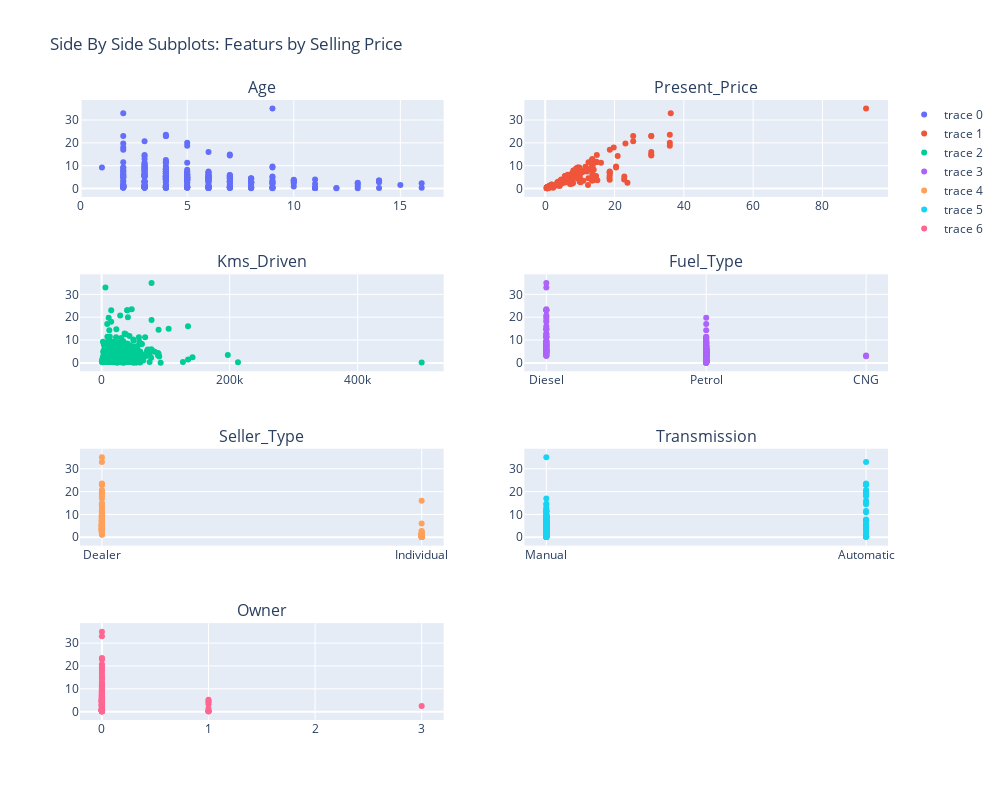

This figure's notebook cell:
### Code cell
Column_list = ('Age', 'Present_Price', 'Kms_Driven', 'Fuel_Type', 'Seller_Type', 'Transmission', 'Owner')

# Define the number of rows and columns
num_rows = 4
num_cols = 2

fig = make_subplots(rows=num_rows, cols=num_cols, subplot_titles=Column_list)

# Loop through each column and add a scatter plot to the corresponding subplot
for idx, col in enumerate(Column_list):
    row_num = (idx // num_cols) + 1  # Calculate the row number
    col_num = (idx % num_cols) + 1   # Calculate the column number

    fig.add_trace(
        go.Scatter(x=df[col], y=df['Selling_Price'],mode='markers'),
        row=row_num, col=col_num
    )

# Update layout and show the plot
fig.update_layout(height=800, width=1000, title_text="Side By Side Subplots: Featurs by Selling Price")
fig.show()

### Figure 1 — Plotly figure (JSON) as saved in the notebook; plotly's stock layout.template omitted (floating-point values rounded to 4 significant figures; data arrays with more than 128 entries replaced by an {"elided": "..."} marker saying what was removed)
{"data": [{"mode": "markers", "type": "scatter", "x": {"elided": "301 int values"}, "xaxis": "x", "y": {"elided": "301 float values"}, "yaxis": "y"}, {"mode": "markers", "type": "scatter", "x": {"elided": "301 float values"}, "xaxis": "x2", "y": {"elided": "301 float values"}, "yaxis": "y2"}, {"mode": "markers", "type": "scatter", "x": {"elided": "301 int values"}, "xaxis": "x3", "y": {"elided": "301 float values"}, "yaxis": "y3"}, {"mode": "markers", "type": "scatter", "x": {"elided": "301 str values"}, "xaxis": "x4", "y": {"elided": "301 float values"}, "yaxis": "y4"}, {"mode": "markers", "type": "scatter", "x": {"elided": "301 str values"}, "xaxis": "x5", "y": {"elided": "301 float values"}, "yaxis": "y5"}, {"mode": "markers", "type": "scatter", "x": {"elided": "301 str values"}, "xaxis": "x6", "y": {"elided": "301 float values"}, "yaxis": "y6"}, {"mode": "markers", "type": "scatter", "x": {"elided": "301 int values"}, "xaxis": "x7", "y": {"elided": "301 float values"}, "yaxis": "y7"}], "layout": {"annotations": [{"font": {"size": 16}, "showarrow": false, "text": "Age", "x": 0.225, "xanchor": "center", "xref": "paper", "y": 1, "yanchor": "bottom", "yref": "paper"}, {"font": {"size": 16}, "showarrow": false, "text": "Present_Price", "x": 0.775, "xanchor": "center", "xref": "paper", "y": 1, "yanchor": "bottom", "yref": "paper"}, {"font": {"size": 16}, "showarrow": false, "text": "Kms_Driven", "x": 0.225, "xanchor": "center", "xref": "paper", "y": 0.7188, "yanchor": "bottom", "yref": "paper"}, {"font": {"size": 16}, "showarrow": false, "text": "Fuel_Type", "x": 0.775, "xanchor": "center", "xref": "paper", "y": 0.7188, "yanchor": "bottom", "yref": "paper"}, {"font": {"size": 16}, "showarrow": false, "text": "Seller_Type", "x": 0.225, "xanchor": "center", "xref": "paper", "y": 0.4375, "yanchor": "bottom", "yref": "paper"}, {"font": {"size": 16}, "showarrow": false, "text": "Transmission", "x": 0.775, "xanchor": "center", "xref": "paper", "y": 0.4375, "yanchor": "bottom", "yref": "paper"}, {"font": {"size": 16}, "showarrow": false, "text": "Owner", "x": 0.225, "xanchor": "center", "xref": "paper", "y": 0.1562, "yanchor": "bottom", "yref": "paper"}], "height": 800, "title": {"text": "Side By Side Subplots: Featurs by Selling Price"}, "width": 1000, "xaxis": {"anchor": "y", "domain": [0, 0.45]}, "xaxis2": {"anchor": "y2", "domain": [0.55, 1]}, "xaxis3": {"anchor": "y3", "domain": [0, 0.45]}, "xaxis4": {"anchor": "y4", "domain": [0.55, 1]}, "xaxis5": {"anchor": "y5", "domain": [0, 0.45]}, "xaxis6": {"anchor": "y6", "domain": [0.55, 1]}, "xaxis7": {"anchor": "y7", "domain": [0, 0.45]}, "xaxis8": {"anchor": "y8", "domain": [0.55, 1]}, "yaxis": {"anchor": "x", "domain": [0.8438, 1]}, "yaxis2": {"anchor": "x2", "domain": [0.8438, 1]}, "yaxis3": {"anchor": "x3", "domain": [0.5625, 0.7188]}, "yaxis4": {"anchor": "x4", "domain": [0.5625, 0.7188]}, "yaxis5": {"anchor": "x5", "domain": [0.2812, 0.4375]}, "yaxis6": {"anchor": "x6", "domain": [0.2812, 0.4375]}, "yaxis7": {"anchor": "x7", "domain": [0, 0.1562]}, "yaxis8": {"anchor": "x8", "domain": [0, 0.1562]}}}
